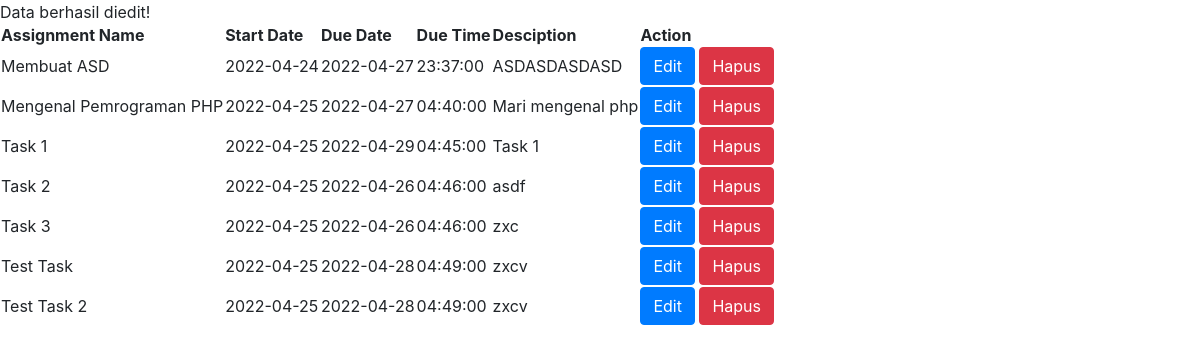
Screenshot of /list_assignments.php?act=edit&assign_id=9 with the database file from the repository.
### tables this page shows
CREATE TABLE `assignments` (
  `assignment_id` int(10) UNSIGNED NOT NULL,
  `assignment_name` varchar(100) NOT NULL,
  `assignment_start_date` datetime NOT NULL,
  `assignment_end_date` datetime NOT NULL,
  `assignment_desc` text NOT NULL,
  `assignment_type` enum('exam','task','','') NOT NULL,
  `subject_id` int(10) UNSIGNED NOT NULL,
  `mentor_id` int(10) UNSIGNED NOT NULL
);

### Model/DbConnect.php (called while the page is built)
<?php
class DbConnect
{
    private $host = "localhost";
    private $user = "root";
    private $pass = "";
    private $dbName = "incareer2";
    public function connect()
    {
        try {
            $conn = new PDO('mysql:host=' . $this->host . '; dbname=' . $this->dbName, $this->user, $this->pass);
            $conn->setAttribute(PDO::ATTR_ERRMODE, PDO::ERRMODE_EXCEPTION);
            return $conn;
        } catch (PDOException $e) {
            echo "Database Error: " . $e->getMessage();
        }
    }
}

### Model/Assignments.php (called while the page is built, shortened)
<?php
class Assignments
{
    private $dbConn;
    public function __construct()
    {
        require_once("DbConnect.php");
        $db = new DbConnect;
        $this->dbConn = $db->connect();
    }
    public function getAllAssigment()
    {
        $stmt = $this->dbConn->prepare("SELECT * FROM assignments");
        try {
            if ($stmt->execute()) {
                $assignments = $stmt->fetchAll(PDO::FETCH_ASSOC);
            }
        } catch (Exception $e) {
            return $e->getMessage();
        }
        return $assignments;
    }
    public function getAssignmentById($id)
    {
        $stmt = $this->dbConn->prepare("SELECT * FROM assignments WHERE assignment_id = :id");
        $stmt->bindParam(":id", $id);
        try {
            if ($stmt->execute()) {
                $assigmentData = $stmt->fetch(PDO::FETCH_ASSOC);
            }
        } catch (Exception $e) {
            return $e->getMessage();
        }
        return $assigmentData;
    }
}

### list_assignments.php (the view, shortened to what this page needs)
<?php
require "./Model/Assignments.php";
$objAssignment = new Assignments;
$allAssignments = $objAssignment->getAllAssigment();
?>
<!DOCTYPE html>
<html lang="en">
<head>
    <link rel="stylesheet" href="https://cdn.jsdelivr.net/npm/bootstrap@4.4.1/dist/css/bootstrap.min.css">
</head>
<body>
    <table>
        <thead>
            <tr>
                <th>Assignment Name</th>
                <th>Start Date</th>
                <th>Due Date</th>
                <th>Due Time</th>
                <th>Desciption</th>
                <th>Action</th>
            </tr>
        </thead>
        <tbody>
            <?php foreach($allAssignments as $row => $assignment) : ?>
                <?php
                    $arrStartDate = explode(" ", $assignment['assignment_start_date']);
                    $arrEndDate = explode(" ", $assignment['assignment_end_date']);
                    $startDate = $arrStartDate[0];
                    $dueDate = $arrEndDate[0];
                    $dueTime = $arrEndDate[1];
                ?>
                <tr>
                    <td><?=$assignment['assignment_name'] ?></td>
                    <td><?=$startDate; ?></td>
                    <td><?=$dueDate; ?></td>
                    <td><?=$dueTime; ?></td>
                    <td><?=$assignment['assignment_desc'] ?></td>
                    <td>
                        <button type="button" class="btn btn-primary" data-toggle="modal" data-target="#exampleModal<?=$assignment['assignment_id'];?>">Edit</button>
                                            <?php
                                                $assigments = $objAssignment->getAssignmentById($assignment['assignment_id']);
                                            ?>
                        <a class="btn btn-danger" href="list_assignments.php?act=delete&assign_id=<?=$assignment['assignment_id'];?>">Hapus</a>
                    </td>
                </tr>
            <?php endforeach ?>
        </tbody>
    </table>
</body>
</html>

### rows the page displays
assignments: assignment_name "Membuat ASD", assignment_start_date "2022-04-24", assignment_end_date "2022-04-27", assignment_end_date "23:37:00", assignment_desc "ASDASDASDASD"
assignments: assignment_name "Mengenal Pemrograman PHP", assignment_start_date "2022-04-25", assignment_end_date "2022-04-27", assignment_end_date "04:40:00", assignment_desc "Mari mengenal php"
assignments: assignment_name "Task 1", assignment_start_date "2022-04-25", assignment_end_date "2022-04-29", assignment_end_date "04:45:00", assignment_desc "Task 1"
assignments: assignment_name "Task 2", assignment_start_date "2022-04-25", assignment_end_date "2022-04-26", assignment_end_date "04:46:00", assignment_desc "asdf"
assignments: assignment_name "Task 3", assignment_start_date "2022-04-25", assignment_end_date "2022-04-26", assignment_end_date "04:46:00", assignment_desc "zxc"
assignments: assignment_name "Test Task", assignment_start_date "2022-04-25", assignment_end_date "2022-04-28", assignment_end_date "04:49:00", assignment_desc "zxcv"
assignments: assignment_name "Test Task 2", assignment_start_date "2022-04-25", assignment_end_date "2022-04-28", assignment_end_date "04:49:00", assignment_desc "zxcv"
